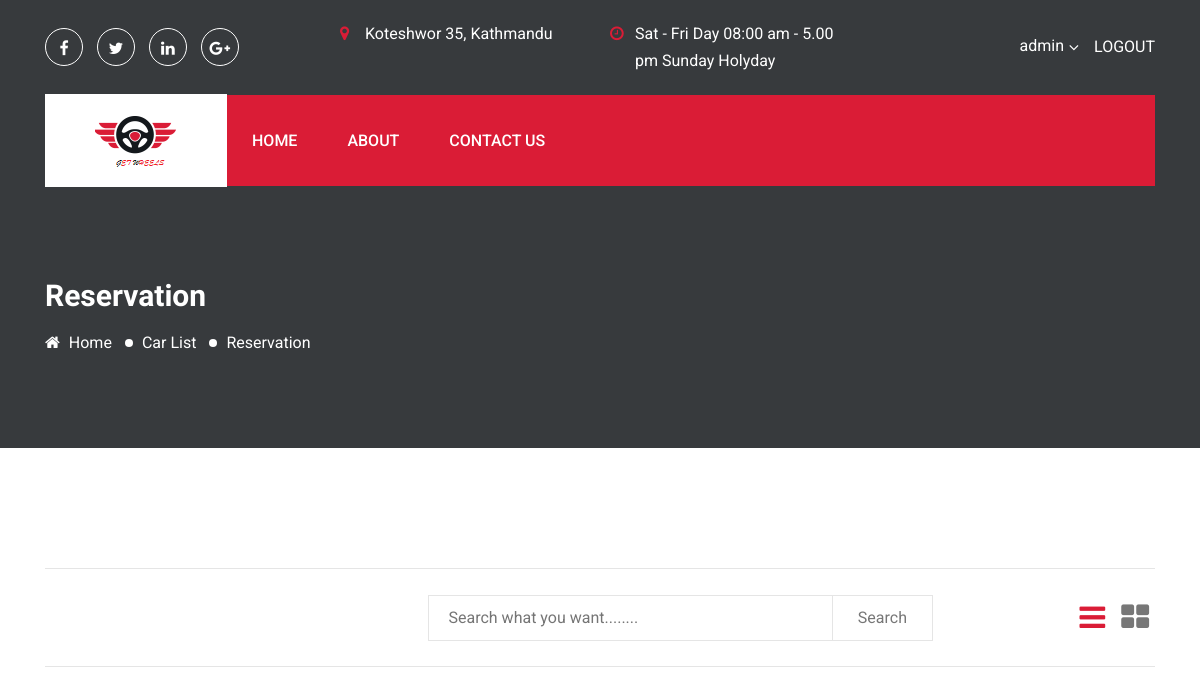
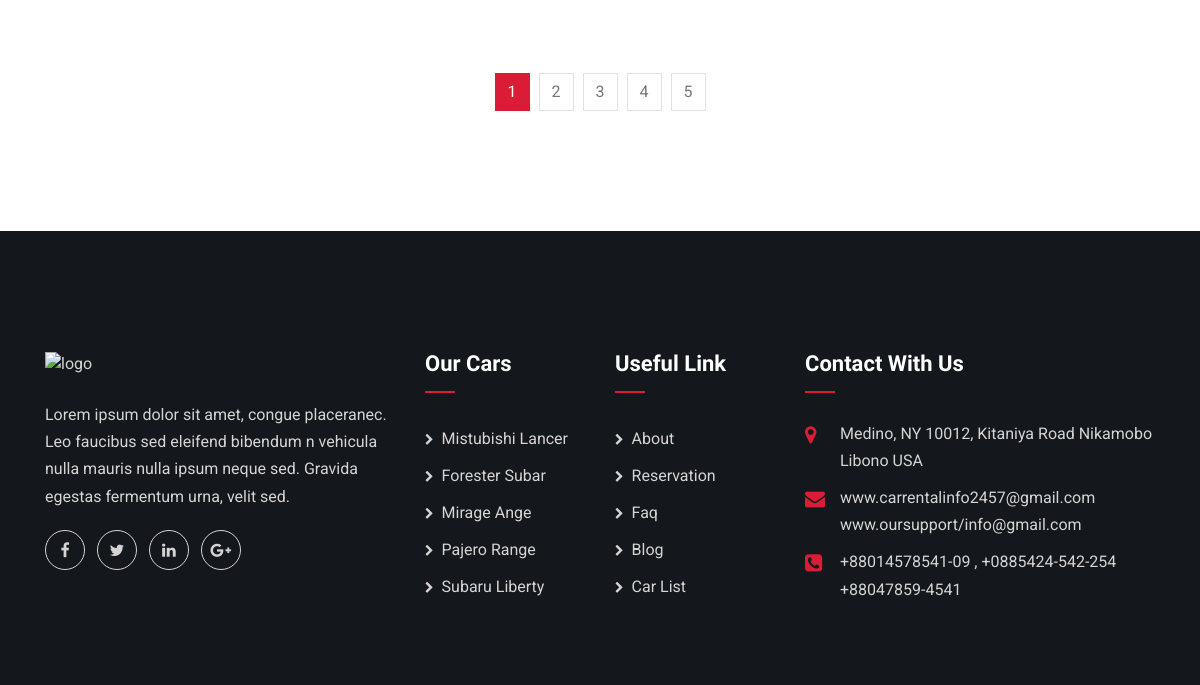
/approverent/Cars-Hundai-X-15-2021-02-05-152245/ (signed in, upper part), run on an earlier commit of the app's database (2 pictures, top to bottom).
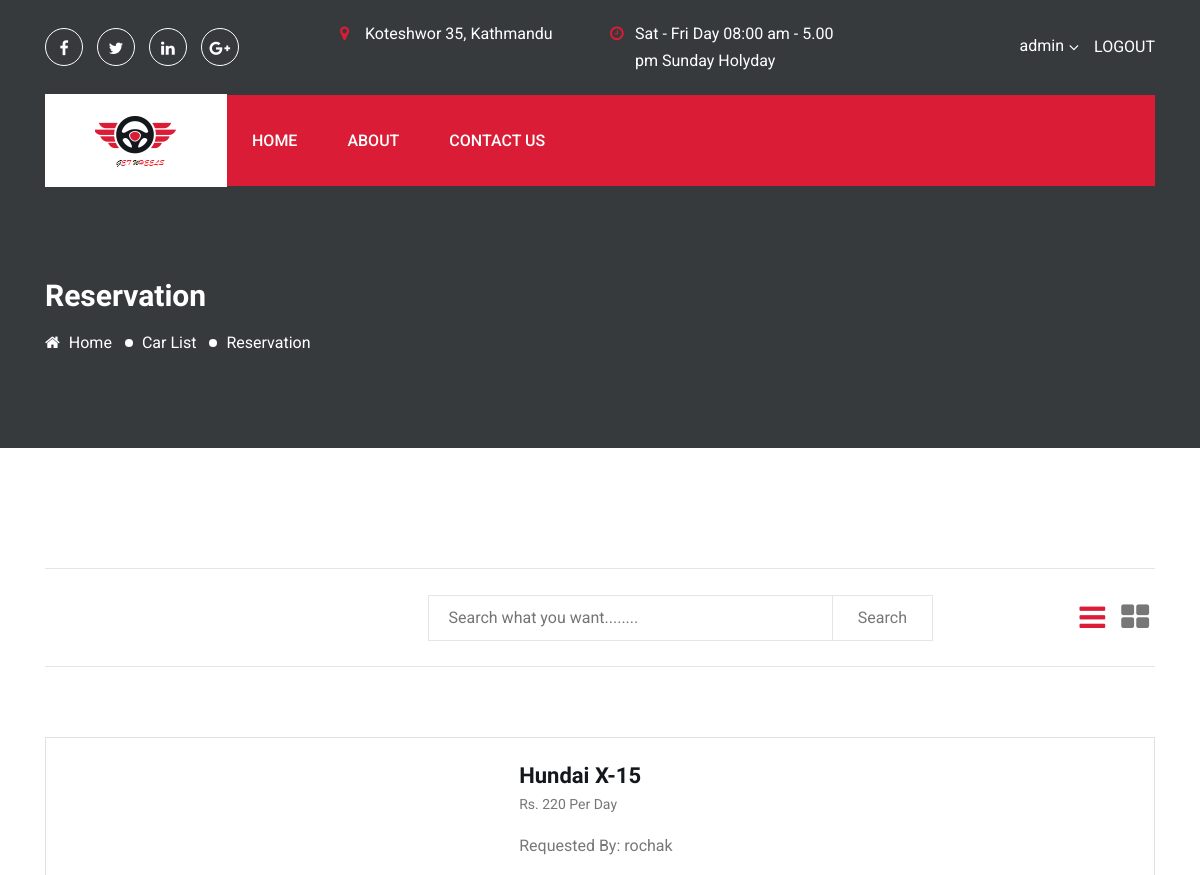
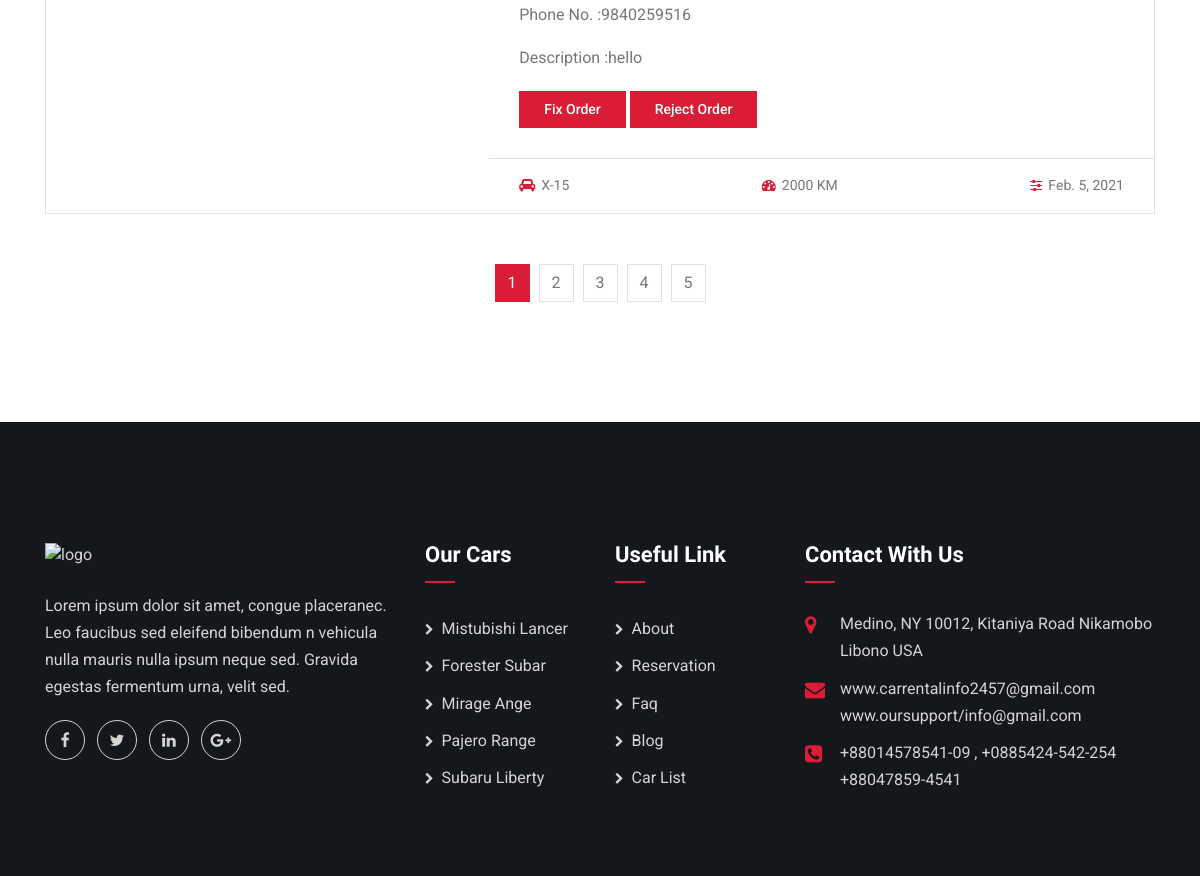
And on a later commit of the database (2 pictures, top to bottom).
### home/models.py (models this page shows, shortened)
class VehicleAvailable(models.Model):
    user = models.ForeignKey(settings.AUTH_USER_MODEL,on_delete=models.CASCADE,default=None,null=True)
    type = models.TextField()
    manufacturer_company = models.TextField(max_length=100)
    model = models.TextField(max_length=100)
    pickup = models.TextField(max_length=300)
    dropup = models.TextField(max_length=300)
    available_till_time = models.TimeField(null= True,blank=True)
    available_till_date = models.DateField()
    description = models.TextField(max_length=500)
    image = models.TextField()
    priceph = models.IntegerField()
    km_travelled = models.IntegerField()
    slug  = models.SlugField(unique=True)
    ordered = models.BooleanField(default=False)

class UserAvailable(models.Model):#all details of users that want to order vehicle
    user = models.ForeignKey(settings.AUTH_USER_MODEL,on_delete=models.CASCADE,default=None,null=True)
    phone=models.IntegerField(null=True, blank=True)
    items = models.ManyToManyField(VehicleAvailable)
    location=models.TextField(max_length=200,blank=True,null=True)
    approved = models.BooleanField(default=False)
    rejected = models.BooleanField(default=False)
    info=models.TextField(max_length=400,null=True,blank=True)

### home/views.py (the view)
class RenterApproval(BaseView):
    def get(self,request,slug):
        ordered_vehicle = VehicleAvailable.objects.get(user = request.user)
        self.template_context['orderedfrom'] = UserAvailable.objects.filter(items = ordered_vehicle)
        self.template_context['approvedcount'] = UserAvailable.objects.filter(approved = True )
        return render(request, 'rent-approve-reservation.html',self.template_context )

### home/forms.py
class ConsultaionForm(ModelForm):
    class Meta:
        model = Consultaion
        fields = '__all__'

### home/templates/rent-approve-reservation.html (shortened to what the changed rows need)
{% extends 'base.html' %}
{% load static %}
{% block content %}
<section class="inner-page-banner bg_img overlay-3" data-background="{%static 'assets/images/inner-page-bg.jpg' %}">
    <div class="container">
        <div class="row">
            <div class="col-md-12">
                <h2 class="page-title">reservation</h2>
            </div>
        </div>
    </div>
</section>
<section class="car-search-section pt-120 pb-120">
    <div class="container">
        <div class="row mt-70">
            <div class="col-lg-12">
                <div class="car-search-result-area list--view row mb-none-30">
                    {% for ordered in orderedfrom %}
                    {% for alloders in ordered.items.all %}
                    <div class="col-md-6 col-12">
                        <div class="car-item car-item--style2">
                            <div class="thumb bg_img" data-background="{{alloders.image}}"></div>
                            <div class="car-item-body">
                                <div class="content">
                                    <h4 class="title">{{alloders.manufacturer_company}} {{alloders.model}}
                                        {{alloders.items.type}}</h4>
                                    <span class="price"> Rs. {{alloders.priceph}} per day</span>
                                        <p>Requested By:  {{ordered.user}}</p>
                                        <p> Phone No. :{{ordered.phone}}</p>
                                        <p> Description :{{ordered.info}}</p>
                                        {% if ordered.approved or approvedcount.count == 0 %}
                                        <a>
                                        <form method="post" action="{% url 'home:fix-order' user_id=ordered.user.id %}">
                                            <button class="cmn-btn" name="approve-btn-service" type="submit"> Fix Order </button>
                                        </form>
                                    </a>
                                    <a>
                                        <form method="post" action="{% url 'home:reject-order' user_id=ordered.user.id %}" >
                                            <button type="submit" class="cmn-btn" name="reject-rent-cmn-btn"> Reject Order </button>
                                        </form>
                                    </a>
                                    {% endif %}
                                </div>
                                <div class="car-item-meta">
                                    <ul class="details-list">
                                        <li><i class="fa fa-car"></i>{{alloders.model}}</li>
                                        <li><i class="fa fa-tachometer"></i>{{alloders.km_travelled}} KM</li>
                                        <li><i class="fa fa-sliders"></i>{{alloders.available_till_date}}</li>
                                    </ul>
                                </div>
                            </div>
                        </div>
                    </div>
                    {% endfor %}
                    {% endfor %}
                </div>
            </div>
        </div>
    </div>
</section>
{% endblock %}

What changed in the data, as far as the page shows it:
added UserAvailable: user "rochak", phone "9840259516", info "hello"
now on this page (row unchanged): VehicleAvailable: manufacturer_company "Hundai", model "X-15", priceph "220", km_travelled "2000", available_till_date "Feb. 5, 2021"
